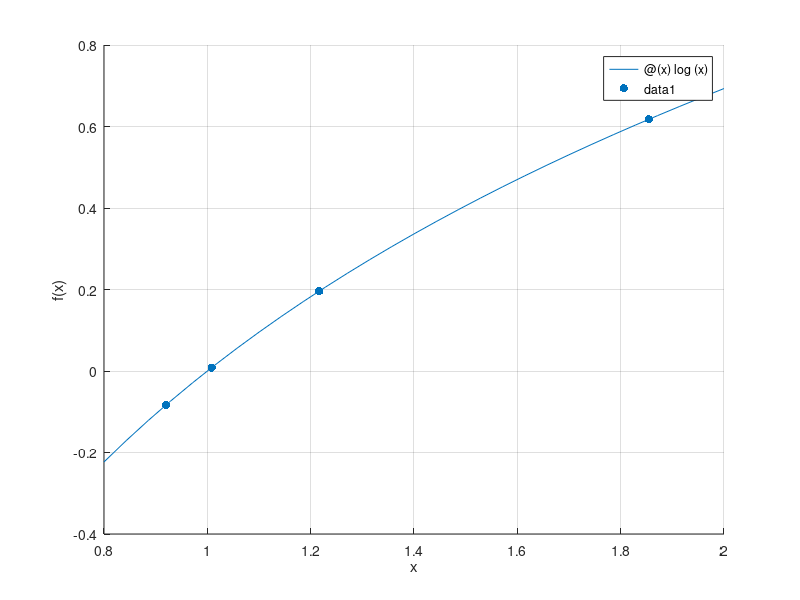

This figure's MATLAB source:
x = [1.85463498, 1.21630782, 1.05852096, 1.01616935];
y = [0.61768790, 0.19581989, 0.05687262, 0.01604002];
x = [1.85463498, 1.21630782, 0.92001335, 1.00848885];
y = [0.61768790, 0.19581989, -0.08336709, 0.00845303];

f = @(x) log(x);
hold on
grid on
fplot(f, [0.8 2])
scatter(x, y, "filled")
ylabel("f(x)"); xlabel("x")
exportgraphics(gca, "7c.png", "Resolution",300)
